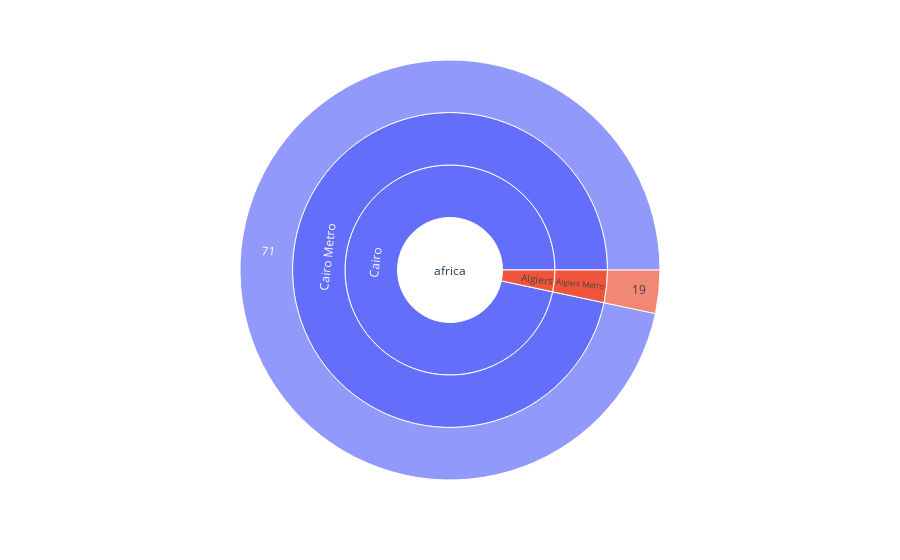

This figure's notebook cell:
### Code cell
# Africa region analysis
fig = px.sunburst(data_africa, path = ["region", "city", "name", "stations"], values = "annual_ridership_mill")
fig.show()

### Figure 1 — Plotly figure (JSON) as saved in the notebook; plotly's stock layout.template omitted (floating-point values rounded to 4 significant figures)
{"data": [{"branchvalues": "total", "domain": {"x": [0, 1], "y": [0, 1]}, "hovertemplate": "labels=%{label}<br>annual_ridership_mill=%{value}<br>parent=%{parent}<br>id=%{id}<extra></extra>", "ids": ["africa/Algiers/Algiers Metro/19", "africa/Cairo/Cairo Metro/71", "africa/Algiers/Algiers Metro", "africa/Cairo/Cairo Metro", "africa/Algiers", "africa/Cairo", "africa"], "labels": ["19", "71", "Algiers Metro", "Cairo Metro", "Algiers", "Cairo", "africa"], "name": "", "parents": ["africa/Algiers/Algiers Metro", "africa/Cairo/Cairo Metro", "africa/Algiers", "africa/Cairo", "africa", "africa", ""], "type": "sunburst", "values": [45.3, 1314, 45.3, 1314, 45.3, 1314, 1359.0]}], "layout": {"legend": {"tracegroupgap": 0}, "margin": {"t": 60}}}
